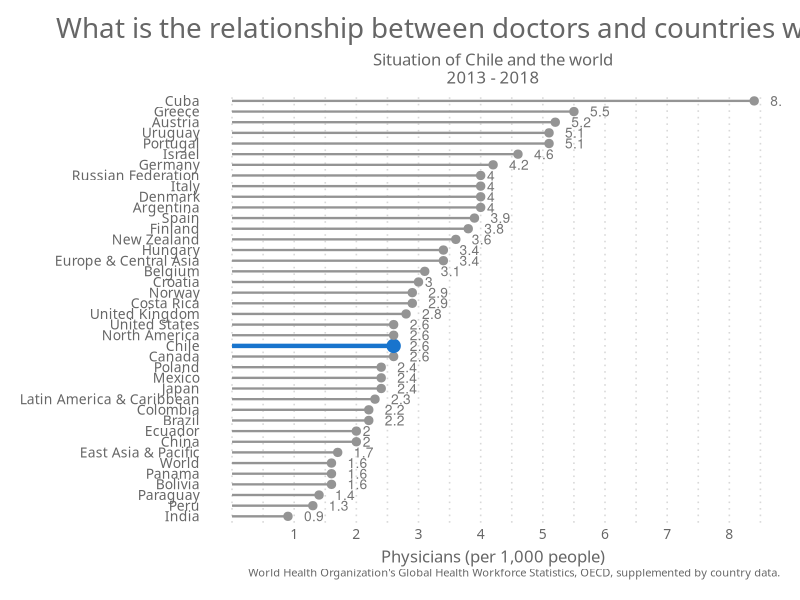
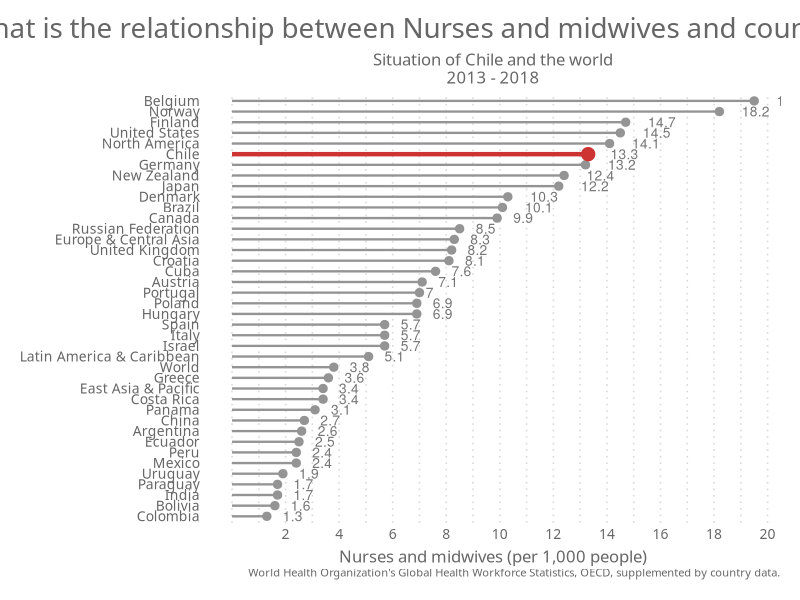
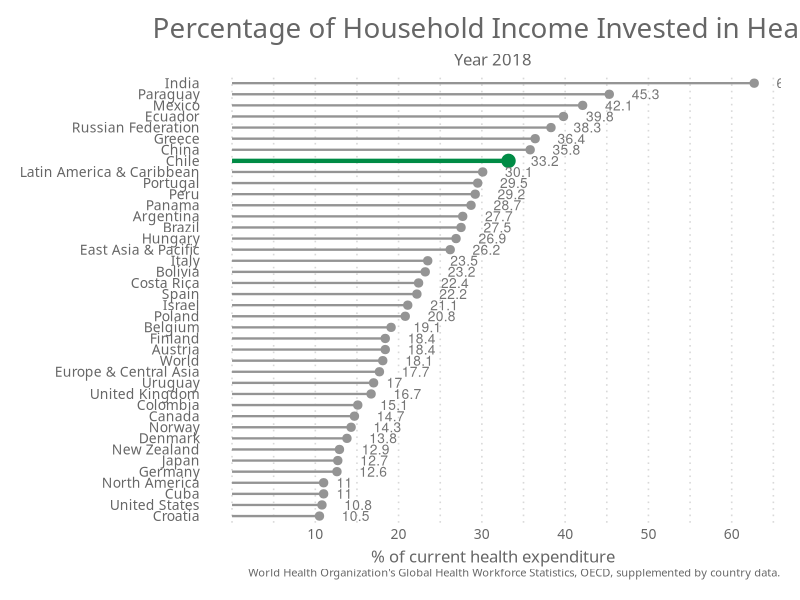
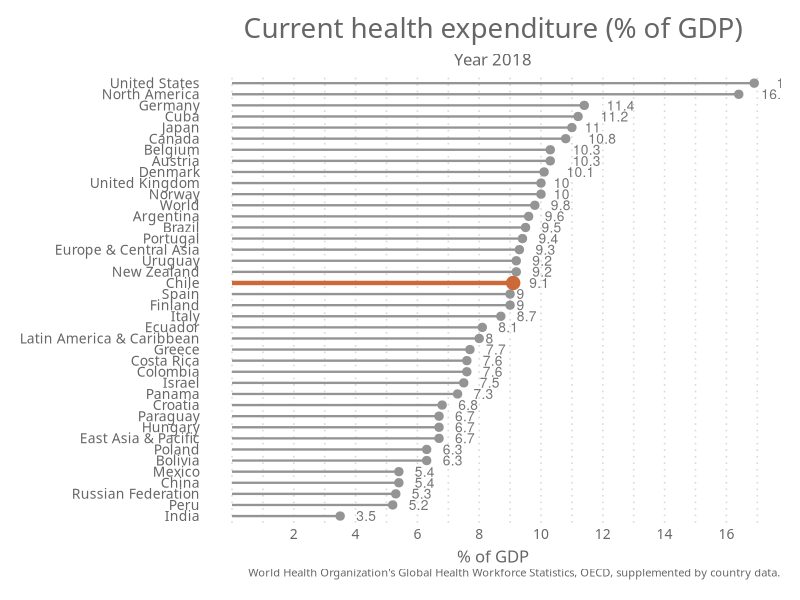

Here is the R script that generated these plots, in order:
## ---- chunk 1

knitr::opts_chunk$set(echo = TRUE, cache = TRUE, dpi=300)

## ---- chunk 2
#Library
library(readxl)
library(dplyr)
library(tidyverse)

## ---- chunk 3
#Theme
theme_elegante <- function(base_size = 10,
                           base_family = "Raleway"
)
{
  color.background = "#FFFFFF" # Chart Background
  color.grid.major = "#D9D9D9" # Chart Gridlines
  color.axis.text = "#666666" # 
  color.axis.title = "#666666" # 
  color.title = "#666666"
  color.subtitle = "#666666"
  strip.background.color = '#9999CC'
  
  ret <-
    theme_bw(base_size=base_size) +
    
    # Set the entire chart region to a light gray color
    theme(panel.background=element_rect(fill=color.background, color=color.background)) +
    theme(plot.background=element_rect(fill=color.background, color=color.background)) +
    theme(panel.border=element_rect(color=color.background)) +
    
    # Format the grid
    theme(panel.grid.major=element_line(color=color.grid.major,size=.55, linetype="dotted")) +
    theme(panel.grid.minor=element_line(color=color.grid.major,size=.55, linetype="dotted")) +
    theme(axis.ticks=element_blank()) +
    
    # Format the legend, but hide by default
    theme(legend.position="none") +
    theme(legend.background = element_rect(fill=color.background)) +
    theme(legend.text = element_text(size=base_size-3,color=color.axis.title, family = base_family)) +
    
    theme(strip.text.x = element_text(size=base_size,color=color.background, family = base_family)) +
    theme(strip.text.y = element_text(size=base_size,color=color.background, family = base_family)) +
    #theme(strip.background = element_rect(fill=strip.background.color, linetype="blank")) +
    theme(strip.background = element_rect(fill = "grey70", colour = NA)) +
    # theme(panel.border= element_rect(fill = NA, colour = "grey70", size = rel(1)))+
    # Set title and axis labels, and format these and tick marks
    theme(plot.title=element_text(color=color.title, 
                                  size=20, 
                                  vjust=1.25, 
                                  family=base_family, 
                                  hjust = 0.5
    )) +
    
    theme(plot.subtitle=element_text(color=color.subtitle, size=base_size+2, family = base_family,  hjust = 0.5))  +
    
    theme(axis.text.x=element_text(size=base_size,color=color.axis.text, family = base_family)) +
    theme(axis.text.y=element_text(size=base_size,color=color.axis.text, family = base_family)) +
    theme(text=element_text(size=base_size, color=color.axis.text, family = base_family)) +
    
    theme(axis.title.x=element_text(size=base_size+2,color=color.axis.title, vjust=0, family = base_family)) +
    theme(axis.title.y=element_text(size=base_size+2,color=color.axis.title, vjust=1.25, family = base_family)) +
    theme(plot.caption=element_text(size=base_size-2,color=color.axis.title, vjust=1.25, family = base_family)) +
    
    # Legend  
    theme(legend.text=element_text(size=base_size,color=color.axis.text, family = base_family)) +
    theme(legend.title=element_text(size=base_size,color=color.axis.text, family = base_family)) +
    theme(legend.key=element_rect(colour = color.background, fill = color.background)) +
    theme(legend.position="bottom", 
          legend.box = "horizontal", 
          legend.title = element_blank(),
          legend.key.width = unit(.75, "cm"),
          legend.key.height = unit(.75, "cm"),
          legend.spacing.x = unit(.25, 'cm'),
          legend.spacing.y = unit(.25, 'cm'),
          legend.margin = margin(t=0, r=0, b=0, l=0, unit="cm")) +
    
    # Plot margins
    theme(plot.margin = unit(c(.5, .5, .5, .5), "cm"))
  
  ret
}


## ---- chunk 4

Health <- read_excel("Health_2.xlsx")

## ---- chunk 5

# Physicians Data
Health_Phys <- Health %>%
  select(Country, `Physiciansper1,000people2013-18`) %>%
  filter(`Physiciansper1,000people2013-18` != "..", Country %in%
           c("Argentina", "Chile", "Cuba", "Uruguay", "Italy", "Spain", "Finland",
             "Denmark", "Austrlia", "New Zealand", "Europe & Central Asia", "Belgium",
             "Croatia", "Norway", "Costa Rica", "United Kingdom", "North America",
             "Canada", "Japan", "Mexico", "Poland", "Latin America & Caribbean",
             "Brazil", "Colombia", "China", "Ecuador", "East Asia & Pacific",
             "Bolivia", "Panama", "World", "Paraguay", "Peru", "India", "Venezuela, RB",
             "United States", "Greece", "Austria", "Portugal", "Israel", "Germany",
             "Russian Federation", "Denmark", "Hungary")) %>%
  arrange(`Physiciansper1,000people2013-18`) # Reorder the data

Health_Phys$`Physiciansper1,000people2013-18` <- as.numeric(as.character(Health_Phys$`Physiciansper1,000people2013-18`)) #Transform column character to numeric

# Physicians Graphic

Health_Phys %>%
  mutate(Country = fct_reorder(Country, `Physiciansper1,000people2013-18`)) %>%
  ggplot(aes(x = Country, y = `Physiciansper1,000people2013-18`)) +
  geom_segment(aes(x = Country, xend = Country, y = 0, yend = `Physiciansper1,000people2013-18`), color = ifelse(Health_Phys$Country %in% c("Chile"), "dodgerblue3", "gray58"), size = ifelse(Health_Phys$Country %in% c("Chile"), 1.5, 0.8)) +
  geom_point(color = ifelse(Health_Phys$Country %in% c("Chile"), "dodgerblue3", "gray58"), size = ifelse(Health_Phys$Country %in% c("Chile"), 4.2, 2.5)) +
  coord_flip() +
  theme_elegante() +
  xlab("Country") +
  ylab("Physicians (per 1,000 people)") +
  labs(title = paste("What is the relationship between doctors and countries worldwide?"), 
       caption = "World Health Organization's Global Health Workforce Statistics, OECD, supplemented by country data.",
       subtitle = paste0("Situation of Chile and the world\n", "2013 - 2018" )) +
    geom_text(aes(label = Health_Phys$`Physiciansper1,000people2013-18`), hjust = -.8, nudge_x = 0, color = "gray46", size = 3.5) +
  scale_y_continuous(breaks = c(1, 2, 3, 4, 5, 6, 7, 8, 9, 10)) +
  theme(panel.grid.major.y = element_blank(), panel.border = element_blank(), axis.ticks.y = element_blank()) +
  theme(axis.title.y=element_blank(),
        legend.position = "none")

## ---- chunk 6

Health_Nur <- Health %>%
  select(Country, `Nursesandmidwivesper1,000people`) %>%
  filter(`Nursesandmidwivesper1,000people`!= "..", Country %in%
           c("Argentina", "Chile", "Cuba", "Uruguay", "Italy", "Spain", "Finland",
             "Denmark", "Austrlia", "New Zealand", "Europe & Central Asia", "Belgium",
             "Croatia", "Norway", "Costa Rica", "United Kingdom", "North America",
             "Canada", "Japan", "Mexico", "Poland", "Latin America & Caribbean",
             "Brazil", "Colombia", "China", "Ecuador", "East Asia & Pacific",
             "Bolivia", "Panama", "World", "Paraguay", "Peru", "India",
             "United States", "Greece", "Austria", "Portugal", "Israel", "Germany",
             "Russian Federation", "Denmark", "Hungary")) %>%
  arrange(`Nursesandmidwivesper1,000people`) # Reorder the data

Health_Nur$`Nursesandmidwivesper1,000people` <- as.numeric(as.character(Health_Nur$`Nursesandmidwivesper1,000people`)) #Transform column character to numeric

# Nurses and midwives Graphic

Health_Nur %>%
  mutate(Country = fct_reorder(Country, `Nursesandmidwivesper1,000people`)) %>%
  ggplot(aes(x = Country, y = `Nursesandmidwivesper1,000people`)) +
  geom_segment(aes(x = Country, xend = Country, y = 0, yend = `Nursesandmidwivesper1,000people`), color = ifelse(Health_Nur$Country %in% c("Chile"), "brown3", "gray58"), size = ifelse(Health_Nur$Country %in% c("Chile"), 1.5, 0.8)) +
  geom_point(color = ifelse(Health_Nur$Country %in% c("Chile"), "brown3", "gray58"), size = ifelse(Health_Nur$Country %in% c("Chile"), 4.2, 2.5)) +
  coord_flip() +
  theme_elegante() +
  xlab("Country") +
  ylab("Nurses and midwives (per 1,000 people)") +
  labs(title = paste("What is the relationship between Nurses and midwives and countries worldwide?"), 
       caption = "World Health Organization's Global Health Workforce Statistics, OECD, supplemented by country data.",
       subtitle = paste0("Situation of Chile and the world\n", "2013 - 2018" )) +
  geom_text(aes(label = Health_Nur$`Nursesandmidwivesper1,000people`), hjust = -.8, nudge_x = 0, color = "gray46", size = 3.5) +
  scale_y_continuous(breaks = c(2, 4, 6, 8, 10, 12, 14, 16, 18, 20)) +
  theme(panel.grid.major.y = element_blank(), panel.border = element_blank(), axis.ticks.y = element_blank()) +
  theme(axis.title.y=element_blank(),
        legend.position = "none")

## ---- chunk 7

# Out of pocket Data

Health_Out <- Health %>%
  select(Country, `Out of pocket%ofcurrent2018`) %>%
  filter(`Out of pocket%ofcurrent2018`!= "..", Country %in%
           c("Argentina", "Chile", "Cuba", "Uruguay", "Italy", "Spain", "Finland",
             "Denmark", "Austrlia", "New Zealand", "Europe & Central Asia", "Belgium",
             "Croatia", "Norway", "Costa Rica", "United Kingdom", "North America",
             "Canada", "Japan", "Mexico", "Poland", "Latin America & Caribbean",
             "Brazil", "Colombia", "China", "Ecuador", "East Asia & Pacific",
             "Bolivia", "Panama", "World", "Paraguay", "Peru", "India",
             "United States", "Greece", "Austria", "Portugal", "Israel", "Germany",
             "Russian Federation", "Denmark", "Hungary")) %>%
  arrange(`Out of pocket%ofcurrent2018`) # Reorder the data

Health_Out$`Out of pocket%ofcurrent2018` <- as.numeric(as.character(Health_Out$`Out of pocket%ofcurrent2018`)) #Transform column character to numeric

# Out of pocket Graphic

Health_Out %>%
  mutate(Country = fct_reorder(Country, `Out of pocket%ofcurrent2018`)) %>%
  ggplot(aes(x = Country, y = `Out of pocket%ofcurrent2018`)) +
  geom_segment(aes(x = Country, xend = Country, y = 0, yend = `Out of pocket%ofcurrent2018`), color = ifelse(Health_Out$Country %in% c("Chile"), "springgreen4", "gray58"), size = ifelse(Health_Out$Country %in% c("Chile"), 1.5, 0.8)) +
  geom_point(color = ifelse(Health_Out$Country %in% c("Chile"), "springgreen4", "gray58"), size = ifelse(Health_Out$Country %in% c("Chile"), 4.2, 2.5)) +
  coord_flip() +
  theme_elegante() +
  xlab("Country") +
  ylab("% of current health expenditure") +
  labs(title = paste("Percentage of Household Income Invested in Health"), 
       caption = "World Health Organization's Global Health Workforce Statistics, OECD, supplemented by country data.",
       subtitle = paste0("Year 2018")) +
  geom_text(aes(label = Health_Out$`Out of pocket%ofcurrent2018`), hjust = -.8, nudge_x = 0, color = "gray46", size = 3.5) +
  theme(panel.grid.major.y = element_blank(), panel.border = element_blank(), axis.ticks.y = element_blank()) +
  theme(axis.title.y=element_blank(),
        legend.position = "none") +
  scale_y_continuous(breaks = c(10, 20, 30, 40, 50, 60, 70))

## ---- chunk 8

# Current health expenditure (% of GDP) Data

Health_GDP <- Health %>%
  select(Country, `Current%ofGDP2018`) %>%
  filter(`Current%ofGDP2018`!= "..", Country %in%
           c("Argentina", "Chile", "Cuba", "Uruguay", "Italy", "Spain", "Finland",
             "Denmark", "Austrlia", "New Zealand", "Europe & Central Asia", "Belgium",
             "Croatia", "Norway", "Costa Rica", "United Kingdom", "North America",
             "Canada", "Japan", "Mexico", "Poland", "Latin America & Caribbean",
             "Brazil", "Colombia", "China", "Ecuador", "East Asia & Pacific",
             "Bolivia", "Panama", "World", "Paraguay", "Peru", "India",
             "United States", "Greece", "Austria", "Portugal", "Israel", "Germany",
             "Russian Federation", "Denmark", "Hungary")) %>%
  arrange(`Current%ofGDP2018`) # Reorder the data

Health_GDP$`Current%ofGDP2018` <- as.numeric(as.character(Health_GDP$`Current%ofGDP2018`)) #Transform column character to numeric

# Current health expenditure (% of GDP) Graphic

Health_GDP %>%
  mutate(Country = fct_reorder(Country, `Current%ofGDP2018`)) %>%
  ggplot(aes(x = Country, y = `Current%ofGDP2018`)) +
  geom_segment(aes(x = Country, xend = Country, y = 0, yend = `Current%ofGDP2018`), color = ifelse(Health_GDP$Country %in% c("Chile"), "sienna3", "gray58"), size = ifelse(Health_GDP$Country %in% c("Chile"), 1.5, 0.8)) +
  geom_point(color = ifelse(Health_GDP$Country %in% c("Chile"), "sienna3", "gray58"), size = ifelse(Health_GDP$Country %in% c("Chile"), 4.2, 2.5)) +
  coord_flip() +
  theme_elegante() +
  xlab("Country") +
  ylab("% of GDP") +
  labs(title = paste("Current health expenditure (% of GDP)"), 
       caption = "World Health Organization's Global Health Workforce Statistics, OECD, supplemented by country data.",
       subtitle = paste0("Year 2018")) +
  geom_text(aes(label = Health_GDP$`Current%ofGDP2018`), hjust = -.8, nudge_x = 0, color = "gray46", size = 3.5) +
  theme(panel.grid.major.y = element_blank(), panel.border = element_blank(), axis.ticks.y = element_blank()) +
  theme(axis.title.y=element_blank(),
        legend.position = "none") +
  scale_y_continuous(breaks = c(2, 4, 6, 8, 10, 12, 14, 16))

